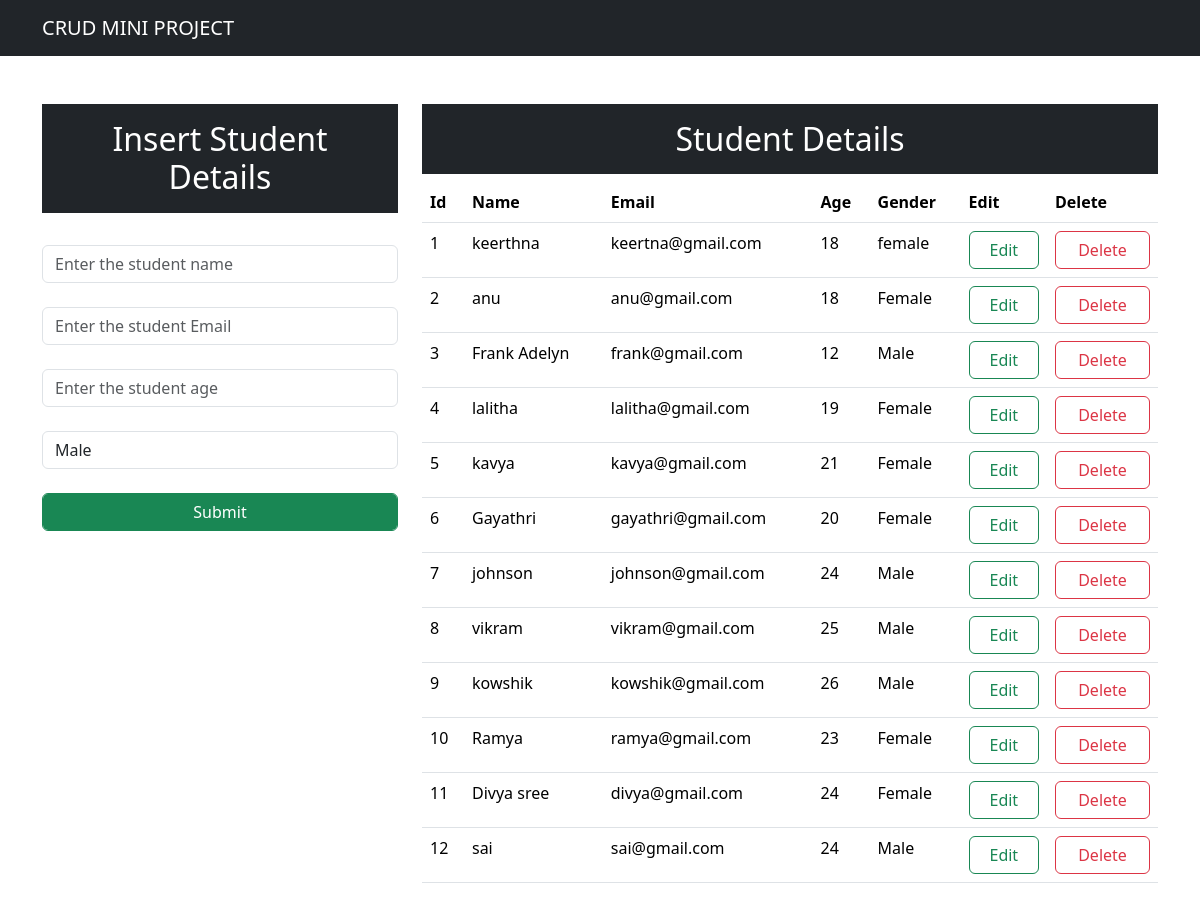
Before: / with the older database file.
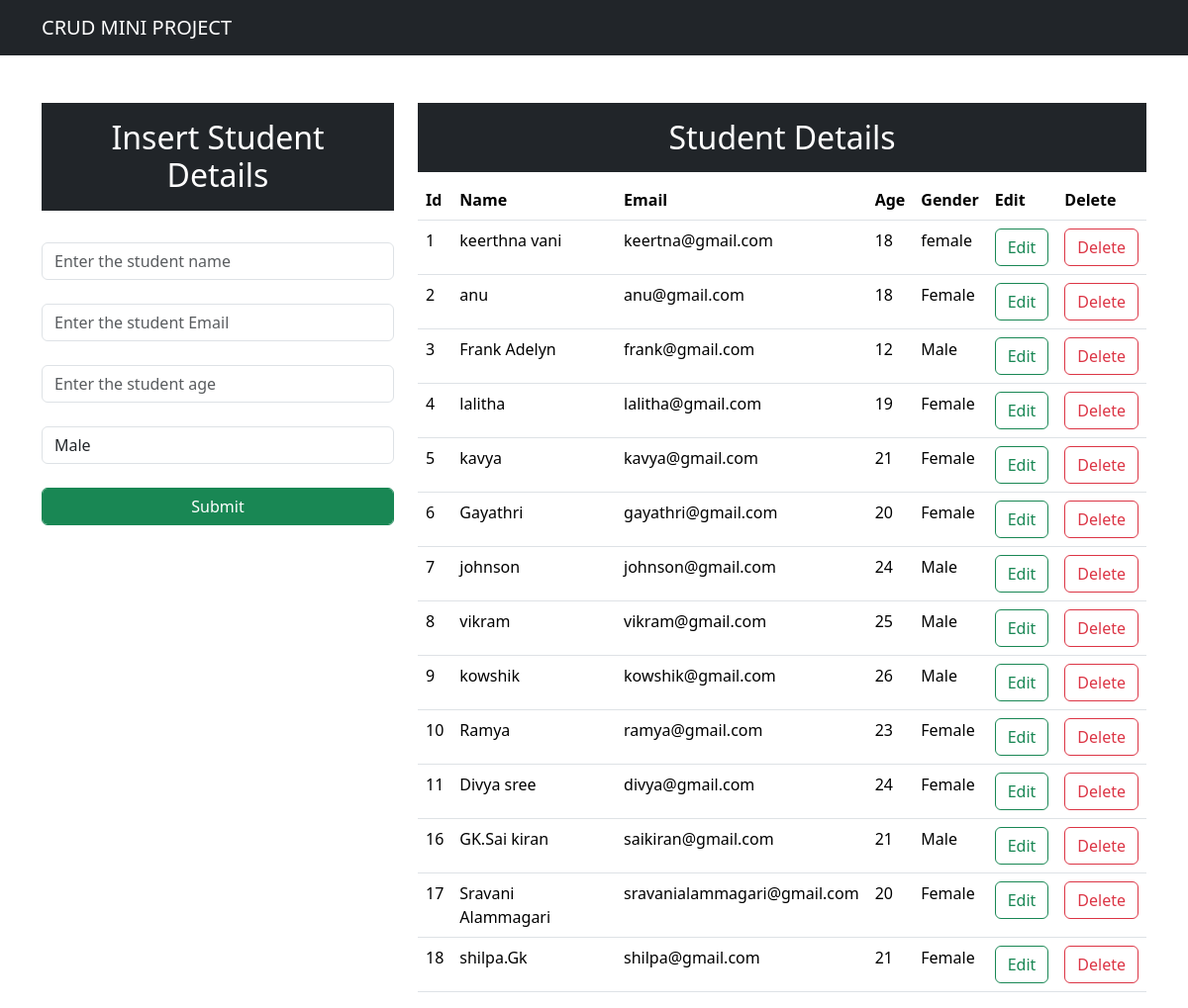
After: the same page with the newer database file.
### app/models.py (models this page shows, shortened)
class student(models.Model):
    name=models.CharField(max_length=25,blank=False)
    email=models.EmailField()
    age=models.IntegerField()
    gender=models.CharField(max_length=25,blank=False)

### app/views.py (the view)
# urls.py: path('',views.index),
def index(request):
    data=student.objects.all()
    context={'data':data}
    return render(request,'index.html',context)

### templates/index.html (shortened to what this page needs)
<!DOCTYPE html>
<html lang="en">
<head>
    <link href="https://cdn.jsdelivr.net/npm/bootstrap@5.3.2/dist/css/bootstrap.min.css" rel="stylesheet">
</head>
<body>
    <nav class="navbar navbar-expand-lg navbar-dark bg-dark">
        <div class="container">
        <a class="navbar-brand" href="#">CRUD MINI PROJECT</a>
        </div>
    </nav>
    <div class="container mt-5">
        <div class="row">
            <div class="col-md-4">
                <h2 class="bg-dark text-white text-center p-3">Insert Student Details</h2><br>
                <form action="/insert" method="post">{% csrf_token %}
                <input type="text" class="form-control" placeholder="Enter the student name" name="name"><br>
                <input type="email" class="form-control" placeholder="Enter the student Email" name="email"><br>
                <input type="number" class="form-control" placeholder="Enter the student age" name="age"><br>
                <select name="gender" class="form-control" id="gender">
                    <option value="Male">Male</option>
                </select><br>
                <button  class="btn btn-success form-control">Submit</button>
                </form>
            </div>
            <div class="col-md-8">
                <h2 class="text-center bg-dark text-white p-3">Student Details</h2>
                <table class="table">
                    <thead>
                        <tr>
                            <th>Id</th>
                            <th>Name</th>
                            <th>Email</th>
                            <th>Age</th>
                            <th>Gender</th>
                            <th>Edit</th>
                            <th>Delete</th>
                        </tr>
                    </thead>
                    <tbody>
                        {% for d in data %}
                        <tr>
                            <td>{{d.id}}</td>
                            <td>{{d.name}}</td>
                            <td>{{d.email}}</td>
                            <td>{{d.age}}</td>
                            <td>{{d.gender}}</td>
                            <td><a button href="/update/{{d.id}}" class="form-control btn btn-outline-success">Edit</a></button></td>
                            <td><a button href="/delete/{{d.id}}" class="form-control btn btn-outline-danger">Delete</a></button></td>
                        </tr>
                        {% endfor %}
                    </tbody>
                </table>
            </div>
        </div>
    </div>
</body>
</html>

Changed rows visible on the page:
removed student: id "12", name "sai", email "sai@gmail.com", age "24", gender "Male"
changed student "keertna@gmail.com": name "keerthna" → "keerthna vani"
added student: id "16", name "GK.Sai kiran", email "saikiran@gmail.com", age "21", gender "Male"
added student: id "17", name "Sravani Alammagari", email "sravanialammagari@gmail.com", age "20", gender "Female"
added student: id "18", name "shilpa.Gk", email "shilpa@gmail.com", age "21", gender "Female"
